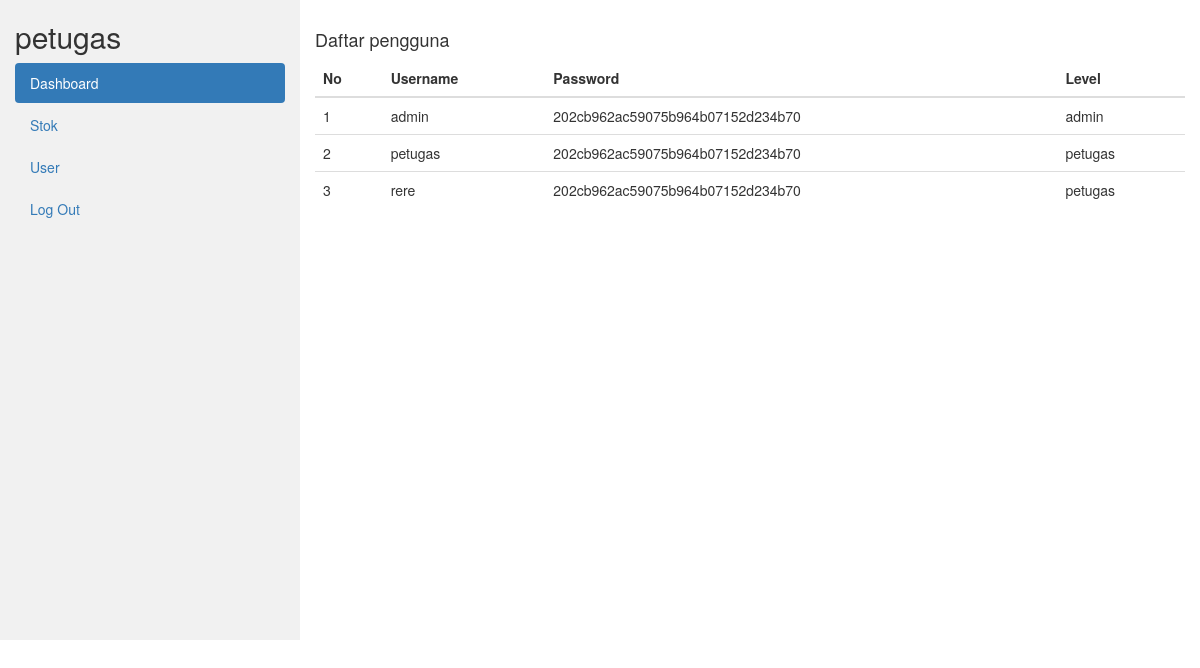
Screenshot of /petugas/index.php?page=user (signed in) with the database file from the repository.
### tables this page shows
CREATE TABLE `user` (
  `id_user` int(11) NOT NULL,
  `username` varchar(255) NOT NULL,
  `password` varchar(255) NOT NULL,
  `level` enum('admin','petugas') NOT NULL
);

### petugas/user.php (the view, shortened to what this page needs)
<div class="row">
        <div class="col-lg-12 grid-margin stretch-card">
              <div class="card">
                <div class="card-body">
                    <h4 class="card-title">Daftar pengguna</h4>
                    <div class="table-responsive">
                        <table class="table" id="dataTable" width="100%" cellspacing="0">
                            <thead>
                            <tr>
                                        <th>No</th>
                                        <th>Username</th>
                                        <th>Password</th>
                                        <th>Level</th>
                                    </tr>
                                </thead>
                                <tbody>
                                <?php
                                    $no = 1;
                                    $sql = $koneksi->query("SELECT * FROM user");
                                    while ($data= $sql->fetch_assoc()) {
                                ?>
                                <tr>
                                    <td><?php echo $no++ ?></td>
                                    <td><?php echo $data['username']; ?></td>
                                    <td><?php echo $data['password']; ?></td>
                                    <td><?php echo $data['level']; ?></td>
                                </tr>
                                <?php } ?>
                            </tbody>
                        </table>
                    </div>
                </div>
            </div>
        </div>
    </div>

### rows the page displays
user: username "admin", password "202cb962ac59075b964b07152d234b70", level "admin"
user: username "petugas", password "202cb962ac59075b964b07152d234b70", level "petugas"
user: username "rere", password "202cb962ac59075b964b07152d234b70", level "petugas"

### other values shown
$_SESSION['level'] "petugas"
